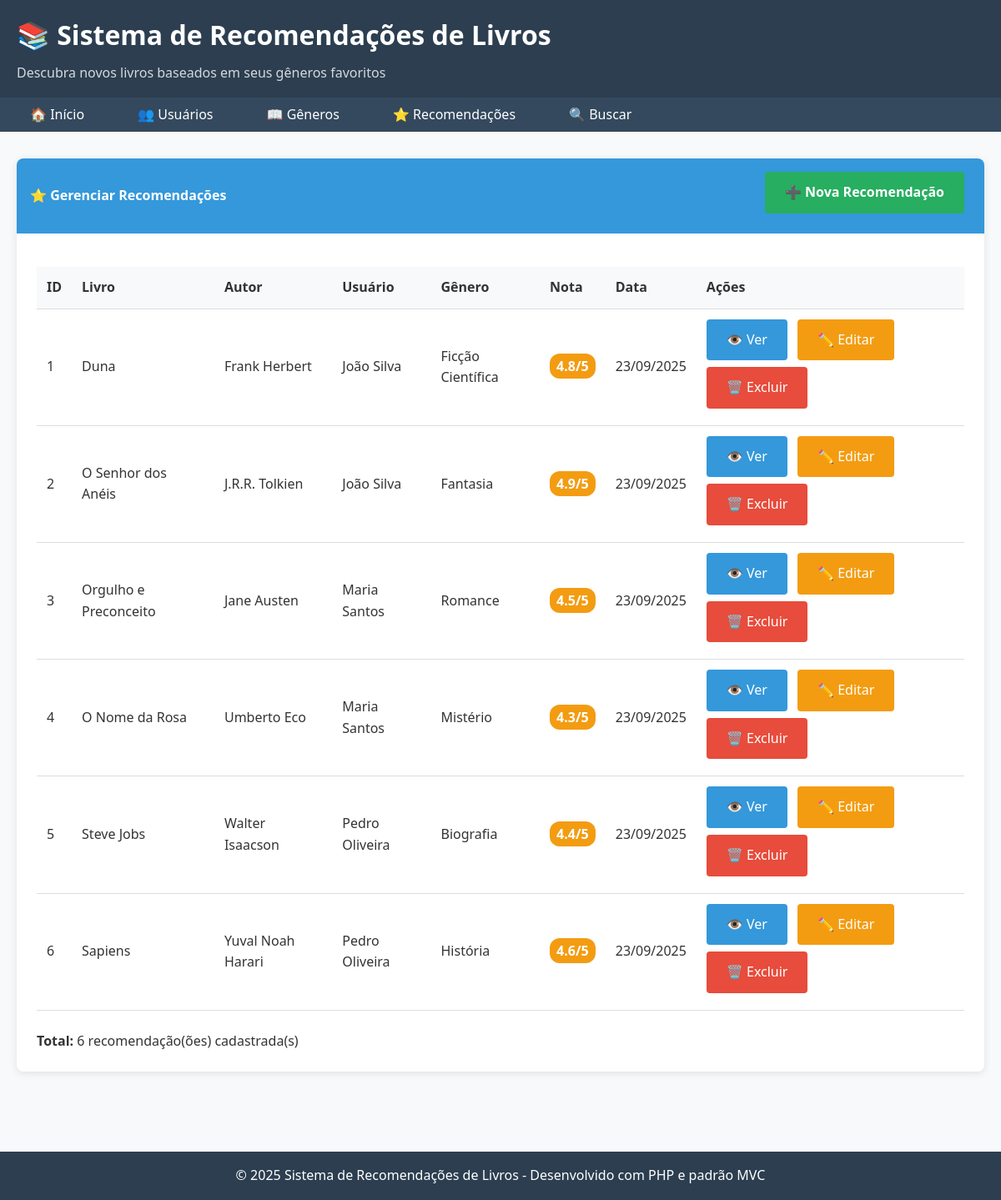
Page /recomendacoes on the committed database.
### tables this page shows
CREATE TABLE recomendacoes (
    id INT AUTO_INCREMENT PRIMARY KEY,
    usuario_id INT,
    genero_id INT,
    livro_recomendado VARCHAR(150) NOT NULL,
    autor VARCHAR(100),
    descricao TEXT,
    nota DECIMAL(3,2) DEFAULT 0.00,
    data_recomendacao TIMESTAMP DEFAULT CURRENT_TIMESTAMP,
    FOREIGN KEY (usuario_id) REFERENCES usuarios(id) ON DELETE CASCADE,
    FOREIGN KEY (genero_id) REFERENCES generos(id) ON DELETE CASCADE
);

CREATE TABLE usuarios (
    id INT AUTO_INCREMENT PRIMARY KEY,
    nome VARCHAR(100) NOT NULL,
    email VARCHAR(100) UNIQUE NOT NULL,
    senha VARCHAR(255) NOT NULL,
    data_cadastro TIMESTAMP DEFAULT CURRENT_TIMESTAMP
);

CREATE TABLE generos (
    id INT AUTO_INCREMENT PRIMARY KEY,
    nome VARCHAR(100) NOT NULL UNIQUE,
    descricao TEXT,
    data_cadastro TIMESTAMP DEFAULT CURRENT_TIMESTAMP
);

### app/Controllers/RecomendacaoController.php (called while the page is built, shortened)
<?php
class RecomendacaoController extends Controller {
    private $recomendacaoService;
    public function __construct() {
        $this->recomendacaoService = new RecomendacaoService();
    }
    public function index() {
        try {
            $recomendacoes = $this->recomendacaoService->listarRecomendacoesComDetalhes();
            $this->render('recomendacao/index', [
                'recomendacoes' => $recomendacoes,
                'success_message' => $this->getSuccessMessage(),
                'error_message' => $this->getErrorMessage()
            ]);
        } catch (Exception $e) {
            $this->setErrorMessage("Erro ao listar recomendações: " . $e->getMessage());
            $this->render('recomendacao/index', [
                'recomendacoes' => [],
                'error_message' => $this->getErrorMessage()
            ]);
        }
    }
}
?>

### index.php (called while the page is built, shortened)
<?php
require_once dirname(__DIR__) . '/core/Autoload.php';
require_once dirname(__DIR__) . '/routes/Router.php';
$router = new Router();
$router->get('/', 'Home', 'index');
$router->get('/buscar', 'Home', 'buscar');
$router->get('/usuarios', 'Usuario', 'index');
$router->get('/usuarios/criar', 'Usuario', 'criar');
$router->post('/usuarios/salvar', 'Usuario', 'salvar');
$router->get('/usuarios/editar/{id}', 'Usuario', 'editar');
$router->post('/usuarios/atualizar/{id}', 'Usuario', 'atualizar');
$router->get('/usuarios/remover/{id}', 'Usuario', 'remover');
$router->get('/usuarios/visualizar/{id}', 'Usuario', 'visualizar');
$router->get('/generos', 'Genero', 'index');
$router->get('/generos/criar', 'Genero', 'criar');
$router->post('/generos/salvar', 'Genero', 'salvar');
$router->get('/generos/editar/{id}', 'Genero', 'editar');
$router->post('/generos/atualizar/{id}', 'Genero', 'atualizar');
$router->get('/generos/remover/{id}', 'Genero', 'remover');
$router->get('/generos/visualizar/{id}', 'Genero', 'visualizar');
$router->get('/recomendacoes', 'Recomendacao', 'index');
$router->get('/recomendacoes/criar', 'Recomendacao', 'criar');
$router->post('/recomendacoes/salvar', 'Recomendacao', 'salvar');
$router->get('/recomendacoes/editar/{id}', 'Recomendacao', 'editar');
$router->post('/recomendacoes/atualizar/{id}', 'Recomendacao', 'atualizar');
$router->get('/recomendacoes/remover/{id}', 'Recomendacao', 'remover');
$router->get('/recomendacoes/visualizar/{id}', 'Recomendacao', 'visualizar');
try {
    $router->dispatch();
} catch (Exception $e) {
    http_response_code(500);
    echo "<h1>Erro interno do servidor</h1>";
    echo "<p>" . htmlspecialchars($e->getMessage()) . "</p>";
    if (true) {
        echo "<pre>" . htmlspecialchars($e->getTraceAsString()) . "</pre>";
    }
}
?>

### core/Autoload.php (called while the page is built, shortened)
<?php
class Autoload {
    public static function load($className) {
        $baseDir = dirname(__DIR__) . '/';
        $directories = [
            'app/Models/',
            'app/Controllers/',
            'app/DAO/',
            'app/Services/',
            'core/',
            'core/Database/'
        ];
        foreach ($directories as $directory) {
            $file = $baseDir . $directory . $className . '.php';
            if (file_exists($file)) {
                return;
            }
        }
    }
}
?>

### config/config.php (called while the page is built, shortened)
<?php
class Config {
    public static function getDSN() {
        return "mysql:host=" . self::DB_HOST . ";dbname=" . self::DB_NAME . ";charset=" . self::DB_CHARSET;
    }
    public static function getPDOOptions() {
        return [
            PDO::ATTR_ERRMODE => PDO::ERRMODE_EXCEPTION,
            PDO::ATTR_DEFAULT_FETCH_MODE => PDO::FETCH_ASSOC,
            PDO::ATTR_EMULATE_PREPARES => false,
        ];
    }
}
?>

### core/Database/MysqlSingleton.php (called while the page is built, shortened)
<?php
require_once dirname(__DIR__, 2) . '/config/config.php';
class MysqlSingleton {
    private static $instance = null;
    private $connection;
    private function __construct() {
        try {
            $this->connection = new PDO(
                Config::getDSN(),
                Config::DB_USER,
                Config::DB_PASS,
                Config::getPDOOptions()
            );
        } catch (PDOException $e) {
            throw new Exception("Erro na conexão com o banco de dados: " . $e->getMessage());
        }
    }
    public static function getInstance() {
        if (self::$instance === null) {
            self::$instance = new self();
        }
        return self::$instance;
    }
    public function query($sql, $params = []) {
        try {
            $stmt = $this->connection->prepare($sql);
            $stmt->execute($params);
            return $stmt;
        } catch (PDOException $e) {
            throw new Exception("Erro na execução da query: " . $e->getMessage());
        }
    }
}
?>

### app/Services/RecomendacaoService.php (called while the page is built, shortened)
<?php
class RecomendacaoService {
    private $recomendacaoDAO;
    public function __construct() {
        $this->recomendacaoDAO = new RecomendacaoDAO();
    }
    public function listarRecomendacoesComDetalhes() {
        return $this->recomendacaoDAO->listarComDetalhes();
    }
}
?>

### app/DAO/RecomendacaoDAO.php (called while the page is built, shortened)
<?php
class RecomendacaoDAO implements IRecomendacaoDAO {
    private $db;
    public function __construct() {
        $this->db = MysqlSingleton::getInstance();
    }
    public function listarComDetalhes() {
        $sql = "SELECT r.*, u.nome as usuario_nome, g.nome as genero_nome
                FROM recomendacoes r
                INNER JOIN usuarios u ON r.usuario_id = u.id
                INNER JOIN generos g ON r.genero_id = g.id
                ORDER BY r.data_recomendacao DESC";
        $stmt = $this->db->query($sql);
        $recomendacoes = [];
        while ($data = $stmt->fetch()) {
            $data['usuario_nome'] = $data['usuario_nome'];
            $data['genero_nome'] = $data['genero_nome'];
            $recomendacoes[] = $data;
        }
        return $recomendacoes;
    }
}
?>

### app/Models/Recomendacao.php (called while the page is built, shortened)
<?php
class Recomendacao {
    public static function fromArray($data) {
        return new self(
            $data['id'] ?? null,
            $data['usuario_id'] ?? null,
            $data['genero_id'] ?? null,
            $data['livro_recomendado'] ?? null,
            $data['autor'] ?? null,
            $data['descricao'] ?? null,
            $data['nota'] ?? null,
            $data['data_recomendacao'] ?? null
        );
    }
}
?>

### app/Views/recomendacao/index.php (the view)
<?php include dirname(__DIR__) . '/layout/header.php'; ?>
<div class="card">
    <div class="card-header d-flex justify-content-between align-items-center">
        <span>⭐ Gerenciar Recomendações</span>
        <a href="/recomendacoes/criar" class="btn btn-success">➕ Nova Recomendação</a>
    </div>
    <div class="card-body">
        <?php if (empty($recomendacoes)): ?>
            <p class="text-center">Nenhuma recomendação cadastrada. <a href="/recomendacoes/criar">Criar primeira recomendação</a></p>
        <?php else: ?>
            <div class="table-responsive">
                <table class="table">
                    <thead>
                        <tr>
                            <th>ID</th>
                            <th>Livro</th>
                            <th>Autor</th>
                            <th>Usuário</th>
                            <th>Gênero</th>
                            <th>Nota</th>
                            <th>Data</th>
                            <th>Ações</th>
                        </tr>
                    </thead>
                    <tbody>
                        <?php foreach ($recomendacoes as $recomendacao): ?>
                            <tr>
                                <td><?= $recomendacao['id'] ?></td>
                                <td><?= htmlspecialchars($recomendacao['livro_recomendado']) ?></td>
                                <td><?= htmlspecialchars($recomendacao['autor'] ?? '-') ?></td>
                                <td><?= htmlspecialchars($recomendacao['usuario_nome']) ?></td>
                                <td><?= htmlspecialchars($recomendacao['genero_nome']) ?></td>
                                <td>
                                    <?php if ($recomendacao['nota'] > 0): ?>
                                        <span class="nota"><?= number_format($recomendacao['nota'], 1) ?>/5</span>
                                    <?php else: ?>
                                        -
                                    <?php endif; ?>
                                </td>
                                <td><?= date('d/m/Y', strtotime($recomendacao['data_recomendacao'])) ?></td>
                                <td>
                                    <a href="/recomendacoes/visualizar/<?= $recomendacao['id'] ?>" class="btn btn-primary btn-sm">👁️ Ver</a>
                                    <a href="/recomendacoes/editar/<?= $recomendacao['id'] ?>" class="btn btn-warning btn-sm">✏️ Editar</a>
                                    <a href="javascript:void(0)"
                                       onclick="confirmarExclusao('<?= htmlspecialchars($recomendacao['livro_recomendado']) ?>', '/recomendacoes/remover/<?= $recomendacao['id'] ?>')"
                                       class="btn btn-danger btn-sm">🗑️ Excluir</a>
                                </td>
                            </tr>
                        <?php endforeach; ?>
                    </tbody>
                </table>
            </div>
            <div class="mt-3">
                <p><strong>Total:</strong> <?= count($recomendacoes) ?> recomendação(ões) cadastrada(s)</p>
            </div>
        <?php endif; ?>
    </div>
</div>
<?php include dirname(__DIR__) . '/layout/footer.php'; ?>

### routes/Router.php (shortened to what this page needs)
<?php
class Router {
    private $routes = [];
    private function addRoute($httpMethod, $path, $controller, $method) {
        $this->routes[] = [
            'method' => $httpMethod,
            'path' => $path,
            'controller' => $controller,
            'action' => $method
        ];
    }
    public function dispatch() {
        $requestMethod = $_SERVER['REQUEST_METHOD'];
        $requestUri = $_SERVER['REQUEST_URI'];
        $requestUri = strtok($requestUri, '?');
        $scriptName = dirname($_SERVER['SCRIPT_NAME']);
        if ($scriptName !== '/') {
            $requestUri = str_replace($scriptName, '', $requestUri);
        }
        foreach ($this->routes as $route) {
            if ($route['method'] === $requestMethod && $this->matchPath($route['path'], $requestUri)) {
                $this->callController($route['controller'], $route['action'], $requestUri, $route['path']);
                return;
            }
        }
    }
    private function matchPath($routePath, $requestUri) {
        $pattern = preg_replace('/\{[^}]+\}/', '([^/]+)', $routePath);
        $pattern = '#^' . $pattern . '$#';
        return preg_match($pattern, $requestUri);
    }
    private function callController($controllerName, $method, $requestUri, $routePath) {
        $controller = new $controllerClass();
        $params = $this->extractParams($routePath, $requestUri);
        call_user_func_array([$controller, $method], $params);
    }
    private function extractParams($routePath, $requestUri) {
        $params = [];
        return $params;
    }
}
?>

### style.css (style rules this page uses)
* { margin: 0; padding: 0; box-sizing: border-box; }
body { font-family: 'Segoe UI', Tahoma, Geneva, Verdana, sans-serif; line-height: 1.6; color: #333; background-color: #f8f9fa; }
.card { background: white; border-radius: 8px; box-shadow: 0 2px 10px rgba(0,0,0,0.1); margin-bottom: 2rem; overflow: hidden; }
.card-header { background-color: #3498db; color: white; padding: 1rem; font-weight: bold; }
.card-body { padding: 1.5rem; }
.btn { display: inline-block; padding: 0.75rem 1.5rem; border: none; border-radius: 4px; text-decoration: none; cursor: pointer; font-size: 1rem; transition: all 0.3s; margin-right: 0.5rem; margin-bottom: 0.5rem; }
.btn-primary { background-color: #3498db; color: white; }
.btn-success { background-color: #27ae60; color: white; }
.btn-warning { background-color: #f39c12; color: white; }
.btn-danger { background-color: #e74c3c; color: white; }
.table { width: 100%; border-collapse: collapse; margin-top: 1rem; }
.table th, .table td { padding: 0.75rem; text-align: left; border-bottom: 1px solid #ddd; }
.table th { background-color: #f8f9fa; font-weight: 600; }
.nota { background-color: #f39c12; color: white; padding: 0.25rem 0.5rem; border-radius: 12px; font-weight: bold; }
.mt-3 { margin-top: 1.5rem; }
.d-flex { display: flex; }
.justify-content-between { justify-content: space-between; }
.align-items-center { align-items: center; }

### rows in the picture
recomendacoes: id "1", livro_recomendado "Duna", autor "Frank Herbert", usuario.nome "João Silva", genero.nome "Ficção Científica", nota "4.8", data_recomendacao "23/09/2025"
recomendacoes: id "2", livro_recomendado "O Senhor dos Anéis", autor "J.R.R. Tolkien", usuario.nome "João Silva", genero.nome "Fantasia", nota "4.9", data_recomendacao "23/09/2025"
recomendacoes: id "3", livro_recomendado "Orgulho e Preconceito", autor "Jane Austen", usuario.nome "Maria Santos", genero.nome "Romance", nota "4.5", data_recomendacao "23/09/2025"
recomendacoes: id "4", livro_recomendado "O Nome da Rosa", autor "Umberto Eco", usuario.nome "Maria Santos", genero.nome "Mistério", nota "4.3", data_recomendacao "23/09/2025"
recomendacoes: id "5", livro_recomendado "Steve Jobs", autor "Walter Isaacson", usuario.nome "Pedro Oliveira", genero.nome "Biografia", nota "4.4", data_recomendacao "23/09/2025"
recomendacoes: id "6", livro_recomendado "Sapiens", autor "Yuval Noah Harari", usuario.nome "Pedro Oliveira", genero.nome "História", nota "4.6", data_recomendacao "23/09/2025"

### other values in the picture
count($recomendacoes) "6"
